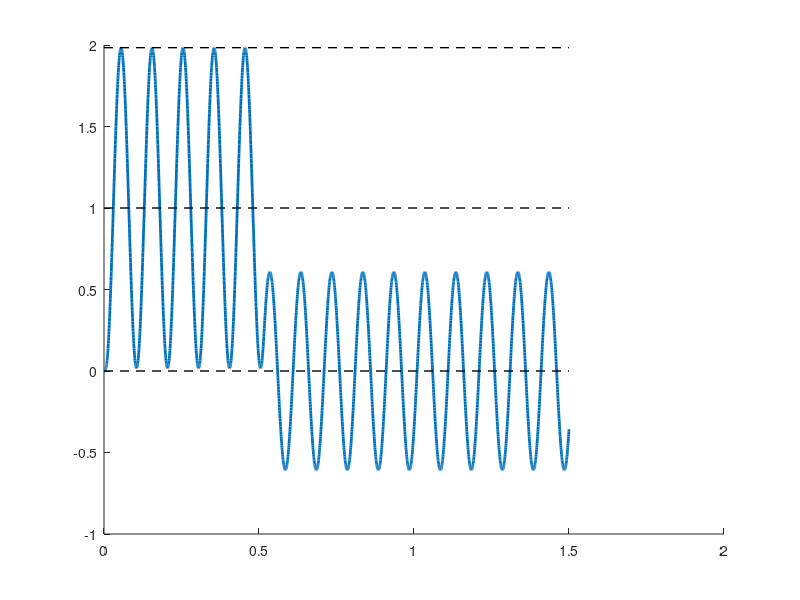

Source code (MATLAB): (Note: this script raises an error after producing the figure.)
%% This script solves HW2 Problem 2

%% Cristina Riso, criso@gatech.edu

clearvars
close all
clc


%% Problem parameters

% natural frequency (rad/s)
omega_n = 20.0*pi; 

% period of undamped motion (s)
T_n = 2.0*pi/omega_n;

% excitation length (s)
T_2 = 0.5;

% ramp lengths (s)
T_1 = T_n*[0.1, 0.5, 1.0, 1.5, 2.0, 2.5]; n_resp = length(T_1);


%% Q3 - Plot responses

% initial and final times, time step, number of times
t_i = 0.0; t_f = 1.5; dt = 0.0005; t = t_i:dt:t_f; n_t = length(t);

% allocate normalized response (-)
x_over_x_s = zeros(n_resp,n_t);

% allocate maximum normalized responses during pulse (-)
x_over_x_s_max = zeros(1,n_resp);

% loop the ramp lengths
for i = 1:n_resp
    
    % extract current ramp length
    T_1_i = T_1(i);

    % compute normalized response
    for j = 1:n_t
        
        % ramp up
        if t(j) < T_1_i
            x_over_x_s(i,j) = omega_n*t(j)-sin(omega_n*t(j));
        end
        
        % costant value
        if t(j) >= T_1_i && t(j) < T_1_i+T_2
            x_over_x_s(i,j) = omega_n*T_1_i+sin(omega_n*(t(j)-T_1_i))-sin(omega_n*t(j));
        end
        
        % ramp down
        if t(j) >= T_1_i+T_2 && t(j) < 2.0*T_1_i+T_2
            x_over_x_s(i,j) = 2.0*omega_n*T_1_i+omega_n*T_2-omega_n*t(j)+sin(omega_n*(t(j)-T_1_i))-sin(omega_n*t(j))+sin(omega_n*(t(j)-T_1_i-T_2));
        end
        
        % back to zero
        if t(j) >= 2.0*T_1_i+T_2
            x_over_x_s(i,j) = sin(omega_n*(t(j)-T_1_i))-sin(omega_n*t(j))+sin(omega_n*(t(j)-T_1_i-T_2))-sin(omega_n*(t(j)-2.0*T_1_i-T_2));
        end
        
    end
    
    % multiply normalized response by constants (m)
    x_over_x_s(i,:) = x_over_x_s(i,:)/(T_1_i*omega_n);
    
    % maximum normalized amplitude during pulse
    x_over_x_s_max(i) = 1.0+1.0/(pi*T_1(i)/T_n)*abs(sin(pi*T_1(i)/T_n));    
    
    % open figure
    fig1 = figure(1000+i); hold all;
    set(fig1,'Position',[0 0 1200 900]);
    
    % plot normalized response
    plot(t,x_over_x_s(i,:),'LineWidth',2); hold all;
    plot([t(1) t(end)],[0.0 0.0],'k--','LineWidth',1);
    plot([t(1) t(end)],[1.0 1.0],'k--','LineWidth',1);
    plot([t(1) t(end)],[x_over_x_s_max(i) x_over_x_s_max(i)],'k--','LineWidth',1);
    
    % set axes and ticks
    ax = gca; ax.FontSize = 28;
    
    % set labels
    ylabel('$x(t)/x_s$ (-)','Interpreter','latex'); xlabel('$t$ (s)','Interpreter','latex'); axis([0.0 t(end) -2.0 2.0]);
    
    % get figure handle
    f = gcf;
    
    % export figure
    exportgraphics(f,strcat('x_over_x_0_T1_',num2str(T_1_i),'.pdf'),'Resolution',300)

end


%% Q5 - Plot response spectrum

% range of values of T_1/T_n
T_1_over_T_n_range = 0.001:0.001:4.0;

% maximum normalized responses during pulse (-)
x_over_x_s_max_range = 1.0+1.0./(pi.*T_1_over_T_n_range).*abs(sin(pi*T_1_over_T_n_range)); 

% plot
fig1 = figure(1); hold all;
set(fig1,'Position',[0 0 1200 900]); ax = gca; ax.FontSize = 28; hold all;
plot(T_1_over_T_n_range,x_over_x_s_max_range,'LineWidth',2); 
plot(T_1/T_n,x_over_x_s_max,'ko','MarkerFaceColor','k','MarkerSize',10); 
ylabel('$x_{max}/x_s$ (-)','Interpreter','latex'); xlabel('$T_1/T_n$ (-)','Interpreter','latex'); 
f = gcf; exportgraphics(f,'x_max_over_x_s.pdf','Resolution',300);